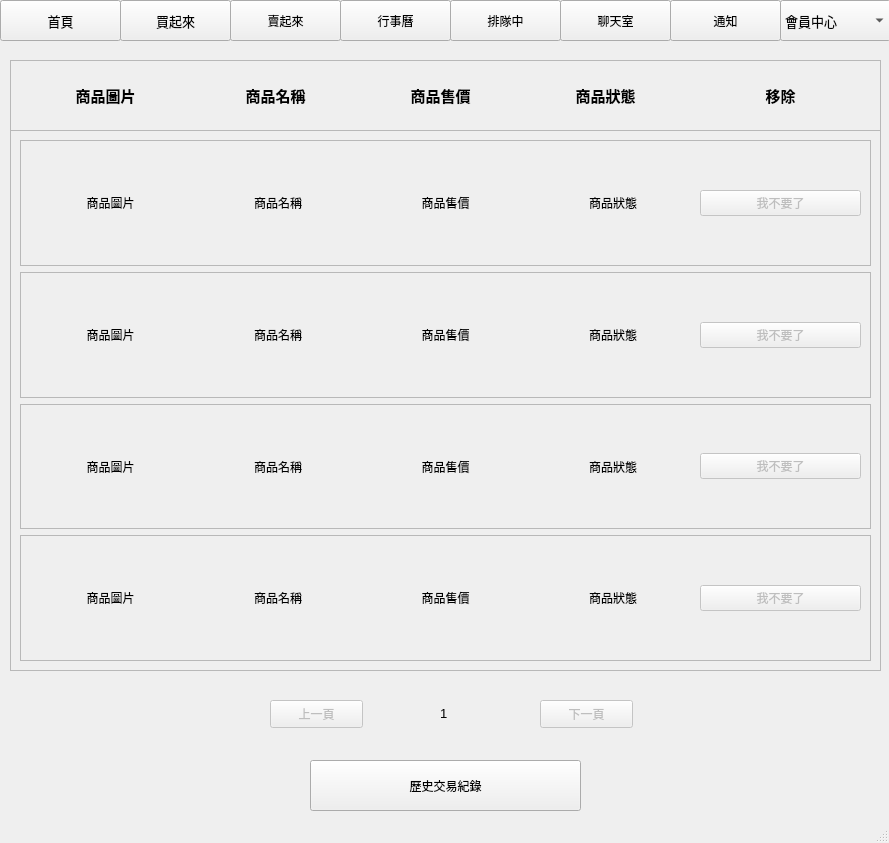
<?xml version="1.0" encoding="UTF-8"?>
<ui version="4.0">
 <class>MainWindow</class>
 <widget class="QMainWindow" name="MainWindow">
  <property name="geometry">
   <rect>
    <x>0</x>
    <y>0</y>
    <width>889</width>
    <height>843</height>
   </rect>
  </property>
  <property name="windowTitle">
   <string>CCUBUY - 排隊中！</string>
  </property>
  <widget class="QWidget" name="centralwidget">
   <widget class="QComboBox" name="member_combobox">
    <property name="geometry">
     <rect>
      <x>780</x>
      <y>0</y>
      <width>111</width>
      <height>41</height>
     </rect>
    </property>
    <property name="font">
     <font>
      <family>汉鼎繁颜⚨㵻ȹ</family>
      <pointsize>10</pointsize>
     </font>
    </property>
    <item>
     <property name="text">
      <string>會員中心</string>
     </property>
    </item>
    <item>
     <property name="text">
      <string>帳戶管理</string>
     </property>
    </item>
    <item>
     <property name="text">
      <string>歷史訂單</string>
     </property>
    </item>
    <item>
     <property name="text">
      <string>登出</string>
     </property>
    </item>
    <item>
     <property name="text">
      <string>聯絡我們</string>
     </property>
    </item>
   </widget>
   <widget class="QPushButton" name="mystore_btn">
    <property name="geometry">
     <rect>
      <x>230</x>
      <y>0</y>
      <width>111</width>
      <height>41</height>
     </rect>
    </property>
    <property name="text">
     <string>賣起來</string>
    </property>
   </widget>
   <widget class="QPushButton" name="notice_btn">
    <property name="geometry">
     <rect>
      <x>670</x>
      <y>0</y>
      <width>111</width>
      <height>41</height>
     </rect>
    </property>
    <property name="text">
     <string>通知</string>
    </property>
   </widget>
   <widget class="QPushButton" name="chat_btn">
    <property name="geometry">
     <rect>
      <x>560</x>
      <y>0</y>
      <width>111</width>
      <height>41</height>
     </rect>
    </property>
    <property name="text">
     <string>聊天室</string>
    </property>
   </widget>
   <widget class="QPushButton" name="pushButton_2">
    <property name="geometry">
     <rect>
      <x>120</x>
      <y>0</y>
      <width>111</width>
      <height>41</height>
     </rect>
    </property>
    <property name="font">
     <font>
      <family>汉鼎繁颜⚨㵻ȹ</family>
      <pointsize>10</pointsize>
     </font>
    </property>
    <property name="text">
     <string>買起來</string>
    </property>
   </widget>
   <widget class="QPushButton" name="calendar_btn">
    <property name="geometry">
     <rect>
      <x>340</x>
      <y>0</y>
      <width>111</width>
      <height>41</height>
     </rect>
    </property>
    <property name="text">
     <string>行事曆</string>
    </property>
   </widget>
   <widget class="QPushButton" name="home_btn">
    <property name="geometry">
     <rect>
      <x>0</x>
      <y>0</y>
      <width>121</width>
      <height>41</height>
     </rect>
    </property>
    <property name="font">
     <font>
      <family>汉鼎繁颜⚨㵻ȹ</family>
      <pointsize>10</pointsize>
     </font>
    </property>
    <property name="text">
     <string>首頁</string>
    </property>
   </widget>
   <widget class="QPushButton" name="stay_btn">
    <property name="geometry">
     <rect>
      <x>450</x>
      <y>0</y>
      <width>111</width>
      <height>41</height>
     </rect>
    </property>
    <property name="text">
     <string>排隊中</string>
    </property>
   </widget>
   <widget class="QFrame" name="frame">
    <property name="geometry">
     <rect>
      <x>10</x>
      <y>60</y>
      <width>871</width>
      <height>611</height>
     </rect>
    </property>
    <property name="frameShape">
     <enum>QFrame::StyledPanel</enum>
    </property>
    <property name="frameShadow">
     <enum>QFrame::Raised</enum>
    </property>
    <widget class="QFrame" name="frame_title">
     <property name="geometry">
      <rect>
       <x>0</x>
       <y>0</y>
       <width>871</width>
       <height>71</height>
      </rect>
     </property>
     <property name="frameShape">
      <enum>QFrame::StyledPanel</enum>
     </property>
     <property name="frameShadow">
      <enum>QFrame::Raised</enum>
     </property>
     <widget class="QLabel" name="title_image">
      <property name="geometry">
       <rect>
        <x>10</x>
        <y>0</y>
        <width>171</width>
        <height>71</height>
       </rect>
      </property>
      <property name="font">
       <font>
        <family>Agency FB</family>
        <pointsize>11</pointsize>
        <weight>75</weight>
        <bold>true</bold>
       </font>
      </property>
      <property name="text">
       <string>商品圖片</string>
      </property>
      <property name="alignment">
       <set>Qt::AlignCenter</set>
      </property>
     </widget>
     <widget class="QLabel" name="title_price">
      <property name="geometry">
       <rect>
        <x>350</x>
        <y>0</y>
        <width>161</width>
        <height>71</height>
       </rect>
      </property>
      <property name="font">
       <font>
        <family>Agency FB</family>
        <pointsize>11</pointsize>
        <weight>75</weight>
        <bold>true</bold>
       </font>
      </property>
      <property name="text">
       <string>商品售價</string>
      </property>
      <property name="alignment">
       <set>Qt::AlignCenter</set>
      </property>
     </widget>
     <widget class="QLabel" name="title_status">
      <property name="geometry">
       <rect>
        <x>510</x>
        <y>0</y>
        <width>171</width>
        <height>71</height>
       </rect>
      </property>
      <property name="font">
       <font>
        <family>Agency FB</family>
        <pointsize>11</pointsize>
        <weight>75</weight>
        <bold>true</bold>
       </font>
      </property>
      <property name="text">
       <string>商品狀態</string>
      </property>
      <property name="alignment">
       <set>Qt::AlignCenter</set>
      </property>
     </widget>
     <widget class="QLabel" name="title_name">
      <property name="geometry">
       <rect>
        <x>180</x>
        <y>0</y>
        <width>171</width>
        <height>71</height>
       </rect>
      </property>
      <property name="font">
       <font>
        <family>Agency FB</family>
        <pointsize>11</pointsize>
        <weight>75</weight>
        <bold>true</bold>
       </font>
      </property>
      <property name="text">
       <string>商品名稱</string>
      </property>
      <property name="alignment">
       <set>Qt::AlignCenter</set>
      </property>
     </widget>
     <widget class="QLabel" name="title_remove">
      <property name="geometry">
       <rect>
        <x>680</x>
        <y>0</y>
        <width>181</width>
        <height>71</height>
       </rect>
      </property>
      <property name="font">
       <font>
        <family>Agency FB</family>
        <pointsize>11</pointsize>
        <weight>75</weight>
        <bold>true</bold>
       </font>
      </property>
      <property name="text">
       <string>移除</string>
      </property>
      <property name="alignment">
       <set>Qt::AlignCenter</set>
      </property>
     </widget>
    </widget>
    <widget class="QFrame" name="frame_content">
     <property name="geometry">
      <rect>
       <x>0</x>
       <y>70</y>
       <width>871</width>
       <height>541</height>
      </rect>
     </property>
     <property name="frameShape">
      <enum>QFrame::StyledPanel</enum>
     </property>
     <property name="frameShadow">
      <enum>QFrame::Raised</enum>
     </property>
     <layout class="QVBoxLayout" name="verticalLayout">
      <item>
       <widget class="QFrame" name="frame_content_1">
        <property name="frameShape">
         <enum>QFrame::StyledPanel</enum>
        </property>
        <property name="frameShadow">
         <enum>QFrame::Raised</enum>
        </property>
        <layout class="QHBoxLayout" name="horizontalLayout_5">
         <item>
          <widget class="QLabel" name="image_1">
           <property name="text">
            <string>商品圖片</string>
           </property>
           <property name="alignment">
            <set>Qt::AlignCenter</set>
           </property>
          </widget>
         </item>
         <item>
          <widget class="QLabel" name="name_1">
           <property name="text">
            <string>商品名稱</string>
           </property>
           <property name="alignment">
            <set>Qt::AlignCenter</set>
           </property>
          </widget>
         </item>
         <item>
          <widget class="QLabel" name="price_1">
           <property name="text">
            <string>商品售價</string>
           </property>
           <property name="alignment">
            <set>Qt::AlignCenter</set>
           </property>
          </widget>
         </item>
         <item>
          <widget class="QLabel" name="status_1">
           <property name="text">
            <string>商品狀態</string>
           </property>
           <property name="alignment">
            <set>Qt::AlignCenter</set>
           </property>
          </widget>
         </item>
         <item>
          <widget class="QPushButton" name="remove_btn_1">
           <property name="enabled">
            <bool>false</bool>
           </property>
           <property name="text">
            <string>我不要了</string>
           </property>
          </widget>
         </item>
        </layout>
       </widget>
      </item>
      <item>
       <widget class="QFrame" name="frame_content_2">
        <property name="frameShape">
         <enum>QFrame::StyledPanel</enum>
        </property>
        <property name="frameShadow">
         <enum>QFrame::Raised</enum>
        </property>
        <layout class="QHBoxLayout" name="horizontalLayout_6">
         <item>
          <widget class="QLabel" name="image_2">
           <property name="text">
            <string>商品圖片</string>
           </property>
           <property name="alignment">
            <set>Qt::AlignCenter</set>
           </property>
          </widget>
         </item>
         <item>
          <widget class="QLabel" name="name_2">
           <property name="text">
            <string>商品名稱</string>
           </property>
           <property name="alignment">
            <set>Qt::AlignCenter</set>
           </property>
          </widget>
         </item>
         <item>
          <widget class="QLabel" name="price_2">
           <property name="text">
            <string>商品售價</string>
           </property>
           <property name="alignment">
            <set>Qt::AlignCenter</set>
           </property>
          </widget>
         </item>
         <item>
          <widget class="QLabel" name="status_2">
           <property name="text">
            <string>商品狀態</string>
           </property>
           <property name="alignment">
            <set>Qt::AlignCenter</set>
           </property>
          </widget>
         </item>
         <item>
          <widget class="QPushButton" name="remove_btn_2">
           <property name="enabled">
            <bool>false</bool>
           </property>
           <property name="text">
            <string>我不要了</string>
           </property>
          </widget>
         </item>
        </layout>
       </widget>
      </item>
      <item>
       <widget class="QFrame" name="frame_content_3">
        <property name="frameShape">
         <enum>QFrame::StyledPanel</enum>
        </property>
        <property name="frameShadow">
         <enum>QFrame::Raised</enum>
        </property>
        <layout class="QHBoxLayout" name="horizontalLayout_7">
         <item>
          <widget class="QLabel" name="image_3">
           <property name="text">
            <string>商品圖片</string>
           </property>
           <property name="alignment">
            <set>Qt::AlignCenter</set>
           </property>
          </widget>
         </item>
         <item>
          <widget class="QLabel" name="name_3">
           <property name="text">
            <string>商品名稱</string>
           </property>
           <property name="alignment">
            <set>Qt::AlignCenter</set>
           </property>
          </widget>
         </item>
         <item>
          <widget class="QLabel" name="price_3">
           <property name="text">
            <string>商品售價</string>
           </property>
           <property name="alignment">
            <set>Qt::AlignCenter</set>
           </property>
          </widget>
         </item>
         <item>
          <widget class="QLabel" name="status_3">
           <property name="text">
            <string>商品狀態</string>
           </property>
           <property name="alignment">
            <set>Qt::AlignCenter</set>
           </property>
          </widget>
         </item>
         <item>
          <widget class="QPushButton" name="remove_btn_3">
           <property name="enabled">
            <bool>false</bool>
           </property>
           <property name="text">
            <string>我不要了</string>
           </property>
          </widget>
         </item>
        </layout>
       </widget>
      </item>
      <item>
       <widget class="QFrame" name="frame_content_4">
        <property name="frameShape">
         <enum>QFrame::StyledPanel</enum>
        </property>
        <property name="frameShadow">
         <enum>QFrame::Raised</enum>
        </property>
        <layout class="QHBoxLayout" name="horizontalLayout_8">
         <item>
          <widget class="QLabel" name="image_4">
           <property name="text">
            <string>商品圖片</string>
           </property>
           <property name="alignment">
            <set>Qt::AlignCenter</set>
           </property>
          </widget>
         </item>
         <item>
          <widget class="QLabel" name="name_4">
           <property name="text">
            <string>商品名稱</string>
           </property>
           <property name="alignment">
            <set>Qt::AlignCenter</set>
           </property>
          </widget>
         </item>
         <item>
          <widget class="QLabel" name="price_4">
           <property name="text">
            <string>商品售價</string>
           </property>
           <property name="alignment">
            <set>Qt::AlignCenter</set>
           </property>
          </widget>
         </item>
         <item>
          <widget class="QLabel" name="status_4">
           <property name="text">
            <string>商品狀態</string>
           </property>
           <property name="alignment">
            <set>Qt::AlignCenter</set>
           </property>
          </widget>
         </item>
         <item>
          <widget class="QPushButton" name="remove_btn_4">
           <property name="enabled">
            <bool>false</bool>
           </property>
           <property name="text">
            <string>我不要了</string>
           </property>
          </widget>
         </item>
        </layout>
       </widget>
      </item>
     </layout>
    </widget>
   </widget>
   <widget class="QPushButton" name="history_btn">
    <property name="geometry">
     <rect>
      <x>310</x>
      <y>760</y>
      <width>271</width>
      <height>51</height>
     </rect>
    </property>
    <property name="text">
     <string>歷史交易紀錄</string>
    </property>
   </widget>
   <widget class="QPushButton" name="prepage_btn">
    <property name="enabled">
     <bool>false</bool>
    </property>
    <property name="geometry">
     <rect>
      <x>270</x>
      <y>700</y>
      <width>93</width>
      <height>28</height>
     </rect>
    </property>
    <property name="text">
     <string>上一頁</string>
    </property>
   </widget>
   <widget class="QPushButton" name="nextpage_btn">
    <property name="enabled">
     <bool>false</bool>
    </property>
    <property name="geometry">
     <rect>
      <x>540</x>
      <y>700</y>
      <width>93</width>
      <height>28</height>
     </rect>
    </property>
    <property name="text">
     <string>下一頁</string>
    </property>
   </widget>
   <widget class="QLabel" name="pages">
    <property name="geometry">
     <rect>
      <x>440</x>
      <y>705</y>
      <width>16</width>
      <height>16</height>
     </rect>
    </property>
    <property name="font">
     <font>
      <pointsize>10</pointsize>
     </font>
    </property>
    <property name="text">
     <string>1</string>
    </property>
   </widget>
  </widget>
  <widget class="QStatusBar" name="statusbar"/>
 </widget>
 <resources/>
 <connections/>
</ui>
